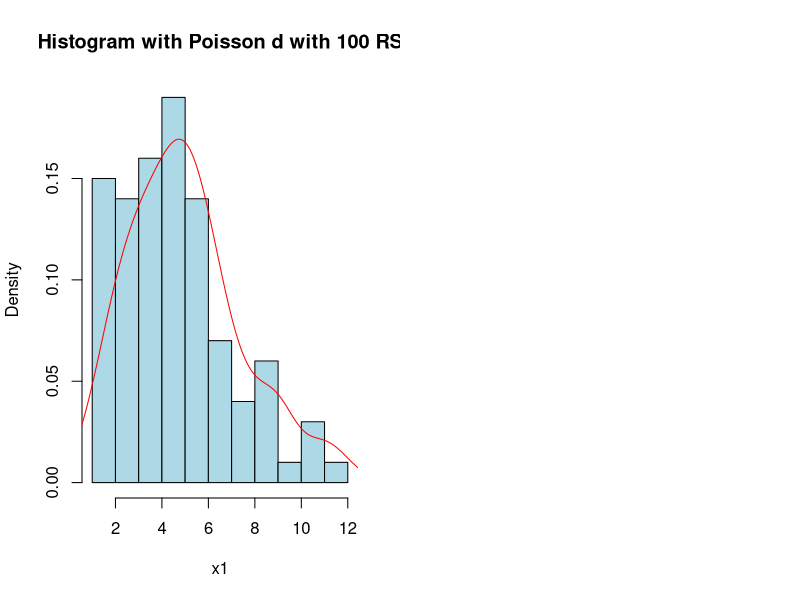
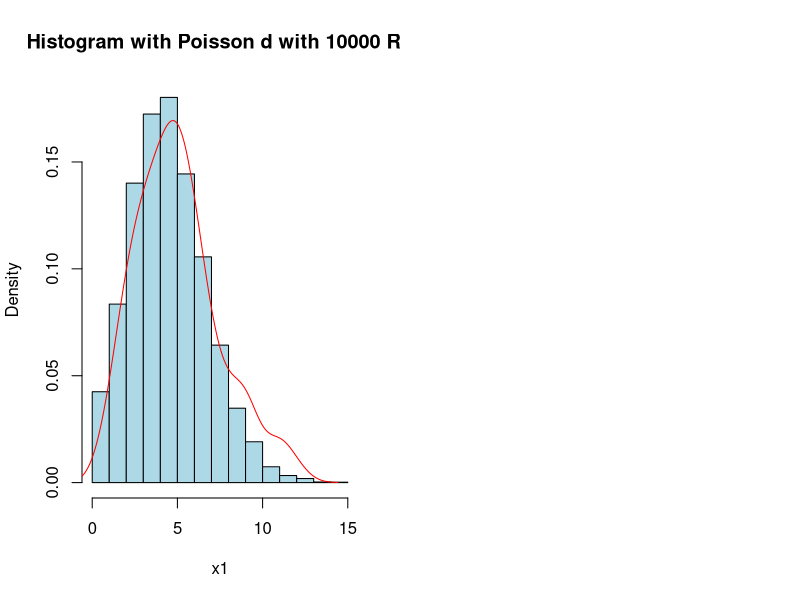
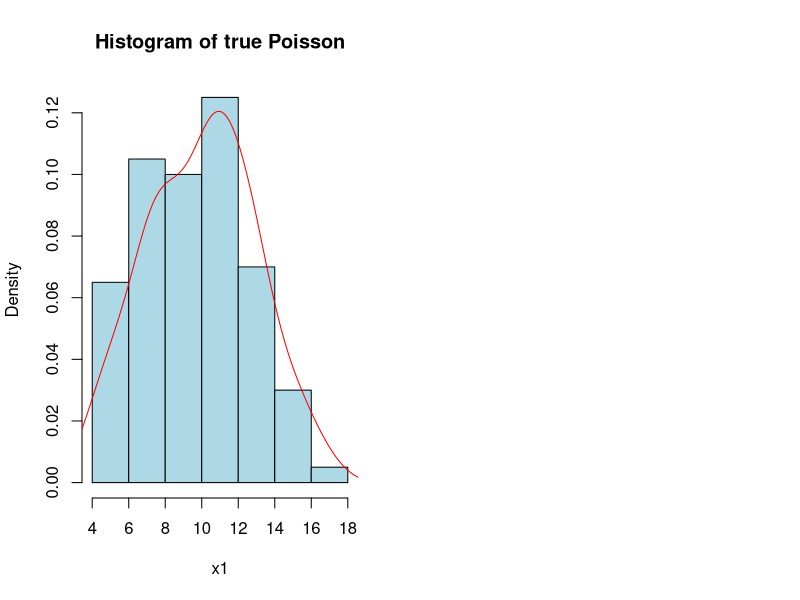
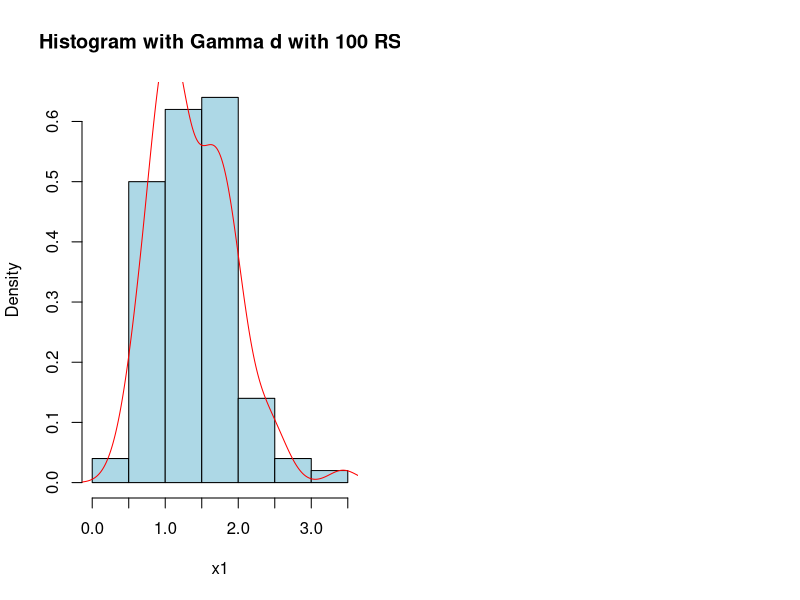
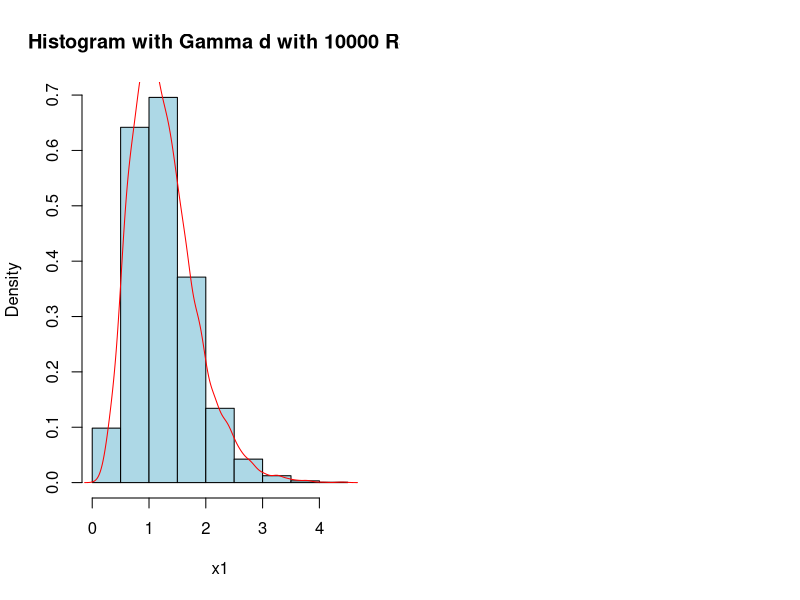
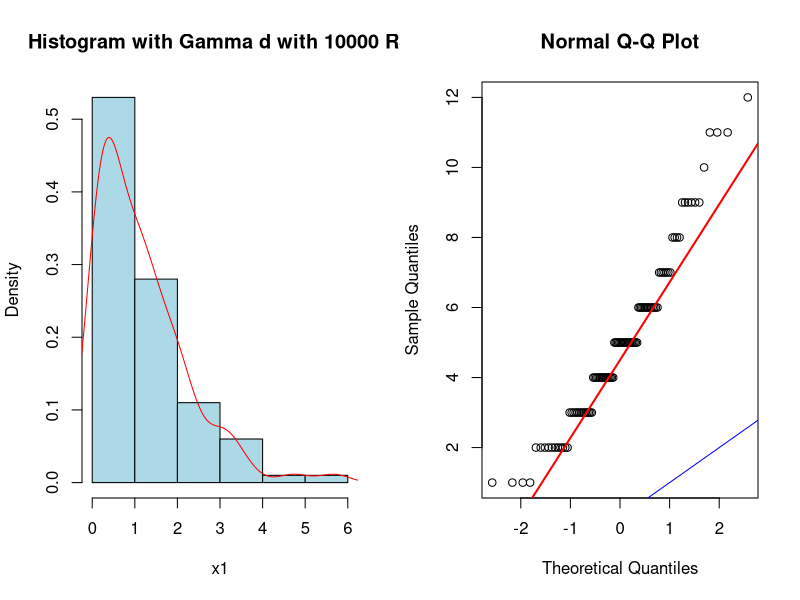
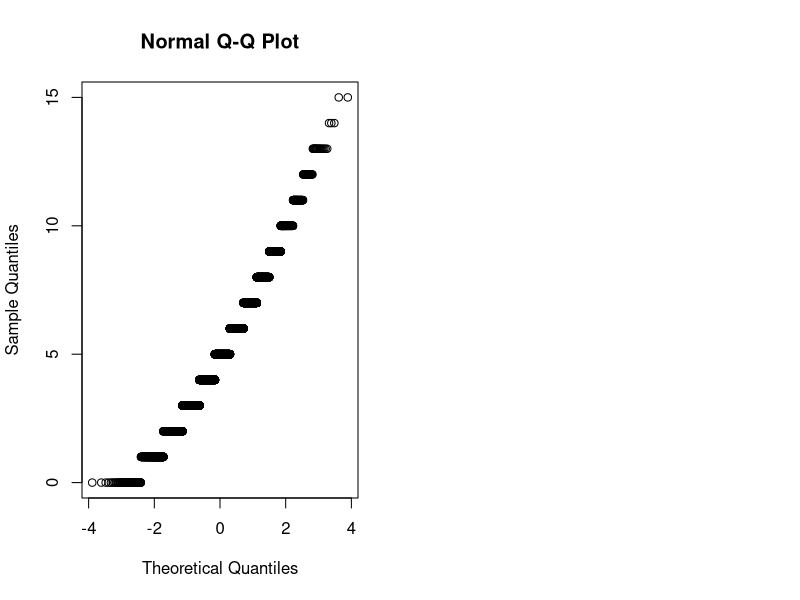

Generate these figures, in order, with R: (Note: this script raises an error after producing the figures.)
print("Set seed to 10005")
set.seed(10005)

print("Provide a graphical representation (visualization) of your data")
print("Poisson with 100 RS and its histogram")
print("Named p1")
par(mfrow=c(1,2))
p1<-rpois(100,5)
hist(p1,freq=F, col="lightblue", xlab="x1", main="Histogram with Poisson d with 100 RS") 
lines(density(p1),col="red")

print("Poisson with 10000 RS and its histogram")
print("Named p2")
par(mfrow=c(1,2))
p2<-rpois(10000,5)
hist(p2,freq=F, col="lightblue", xlab="x1", main="Histogram with Poisson d with 10000 RS") 
lines(density(p1),col="red")

print("Now for Poisson True with λ=10")
print("Named ptrue")
par(mfrow=c(1,2))
ptrue<-rpois(100,10)
hist(ptrue,freq=F, col="lightblue", xlab="x1", main="Histogram of true Poisson") 
lines(density(ptrue),col="red")

print("Gamma with 100 RS and its histogram")
print("Named g1")
par(mfrow=c(1,2))
g1<-rgamma(100,5,4)
hist(g1,freq=F,  col="lightblue", xlab="x1", main="Histogram with Gamma d with 100 RS") 
lines(density(g1),col="red")

print("Gamma with 10000 RS and its histogram")
print("Named g2")
par(mfrow=c(1,2))
g2<-rgamma(10000,5,4)
hist(g2,freq=F, col="lightblue", xlab="x1", main="Histogram with Gamma d with 10000 RS") 
lines(density(g2),col="red")

print("Now for Gamma with a=b=1")
print("Named gtrue")
par(mfrow=c(1,2))
gtrue<-rgamma(100,1,1)
hist(gtrue,freq=F, col="lightblue", xlab="x1", main="Histogram with Gamma d with 10000 RS") 
lines(density(gtrue),col="red")

print("Get an estimate of the: mean; sd; median; IQR. What are the theoretic values of these statistics when the true distribution is used?")
print("Get statistics mean,median,sd,IQR for the above random samples")
print("Statistics for Poisson with 100 RS")
mean(p1)
median(p1)
sd(p1)
IQR(p1)

print("Statistics for Poisson with 10000 RS")
mean(p2)
median(p2)
sd(p2)
IQR(p2)

print("Statistics for True Poisson")
mean(ptrue)
median(ptrue)
sd(ptrue)
IQR(ptrue)

print("Statistics for Gamma with 100 RS")
mean(g1)
median(g1)
sd(g1)
IQR(g1)

print("Statistics for Gamma with 10000 RS")
mean(g2)
median(g2)
sd(g2)
IQR(g2)


print("The true distribution is the normal, thus generate random numbers and calculate mean,media,sd,IQR")
n1<-rbinom(100,15,.8)
mean(n1)
median(n1)
sd(n1)
IQR(n1)

print("What is the proportion of the sample data in the region:
[min(mean; median); max(mean; median)]
What is the theoretic proportion of this region when the true distribution is used?")
print("Function to calculate ratio of reduced vectors")

proportions <- function(x){
  min<-min(mean(x),median(x))
  max<-max(mean(x),median(x))
  props<-x[x>=min & x<=max]
  ratio<-(length(props)/length(x))*100
  sprintf("Ratio over original sample %s is %s %% " ,deparse(substitute(x)),ratio)
}

print("For Poisson p1: " )
proportions(p1)

print("For Poisson p2: " )
proportions(p2)

print("For Poisson True: ")
proportions(ptrue)

print("For Gamma g1: " )
proportions(g1)

print("For Gamma g2: " )
proportions(g2)

print("For true distribution n1: ")
proportions(n1)

print("What is the quantile of the sample data that are at or below the lowest 1%? What
is the respective theoretic quantile when the true distribution is used?
What is the quantile of the sample data that are at or above the upper 1%? What
is the respective theoretic quantile when the true distribution is used?")
print("For Poisson p1")
qqnorm(p1)
qqline(p1,col="red",lty=1,lwd=2)
abline(0,1,col="blue")

print("For Poisson p2")
qqnorm(p2)
qline(p2,col="red",lty=1,lwd=2)
abline(0,1,col="blue")

print("For Gamma g1")
qqnorm(g1)
qline(g1,col="red",lty=1,lwd=2)
abline(0,1,col="blue")

print("For Gamma g2")
qqnorm(g2)
qline(g2,col="red",lty=1,lwd=2)
abline(0,1,col="blue")

print("Comment on the discrepancies between theoretic and sample evaluated statistics
in questions (b)-(e).")

print("Under the assumption of squared error loss function use each of the data set to
provide your best prediction of a single future observable.")
print("Answer: best prediction is E[X]")
